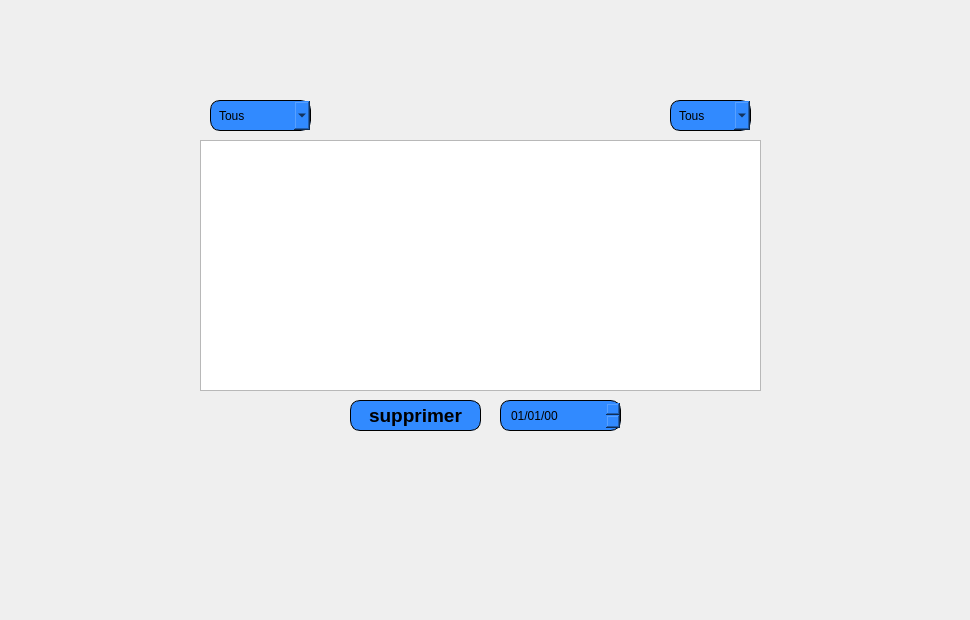
     <widget class="QWidget" name="tab_15">
      <attribute name="icon">
       <iconset>
        <normaloff>:/images/clock.png</normaloff>:/images/clock.png</iconset>
      </attribute>
      <attribute name="title">
       <string>Historique</string>
      </attribute>
      <widget class="QComboBox" name="combo_action">
       <property name="geometry">
        <rect>
         <x>210</x>
         <y>100</y>
         <width>101</width>
         <height>31</height>
        </rect>
       </property>
       <property name="styleSheet">
        <string notr="true">	border: 1px solid black;
border-radius: 10px;
padding: 0 8px;
background: #318aff;
font: bold, &quot;Arial&quot;;;
text-align:center;</string>
       </property>
       <item>
        <property name="text">
         <string>Tous</string>
        </property>
       </item>
       <item>
        <property name="text">
         <string>Ajout</string>
        </property>
       </item>
       <item>
        <property name="text">
         <string>Modification</string>
        </property>
       </item>
       <item>
        <property name="text">
         <string>Suppression</string>
        </property>
       </item>
      </widget>
      <widget class="QListView" name="listhistorique">
       <property name="geometry">
        <rect>
         <x>200</x>
         <y>140</y>
         <width>561</width>
         <height>251</height>
        </rect>
       </property>
      </widget>
      <widget class="QLabel" name="label_history">
       <property name="geometry">
        <rect>
         <x>180</x>
         <y>90</y>
         <width>621</width>
         <height>351</height>
        </rect>
       </property>
       <property name="text">
        <string/>
       </property>
       <property name="pixmap">
        <pixmap>:/images/imf.jpg</pixmap>
       </property>
      </widget>
      <widget class="QLabel" name="label_historys">
       <property name="geometry">
        <rect>
         <x>0</x>
         <y>0</y>
         <width>961</width>
         <height>611</height>
        </rect>
       </property>
       <property name="text">
        <string/>
       </property>
       <property name="pixmap">
        <pixmap>:/images/haya.png</pixmap>
       </property>
      </widget>
      <widget class="QDateEdit" name="dateEdit_history">
       <property name="geometry">
        <rect>
         <x>500</x>
         <y>400</y>
         <width>121</width>
         <height>31</height>
        </rect>
       </property>
       <property name="styleSheet">
        <string notr="true">	border: 1px solid black;
border-radius: 10px;
padding: 0 8px;
background: #318aff;
font: bold, &quot;Arial&quot;;;
text-align:center;</string>
       </property>
       <property name="displayFormat">
        <string>dd/MM/yy</string>
       </property>
      </widget>
      <widget class="QPushButton" name="pushButton_supphistory">
       <property name="geometry">
        <rect>
         <x>350</x>
         <y>400</y>
         <width>131</width>
         <height>31</height>
        </rect>
       </property>
       <property name="font">
        <font>
         <family>Arial</family>
         <pointsize>14</pointsize>
         <weight>75</weight>
         <italic>false</italic>
         <bold>true</bold>
        </font>
       </property>
       <property name="styleSheet">
        <string notr="true">	border: 1px solid black;
border-radius: 10px;
padding: 0 8px;
background: #318aff;
font: bold, &quot;Arial&quot;;;
text-align:center;</string>
       </property>
       <property name="text">
        <string>supprimer</string>
       </property>
       <property name="icon">
        <iconset>
         <normaloff>:/images/Erase.png</normaloff>:/images/Erase.png</iconset>
       </property>
      </widget>
      <widget class="QComboBox" name="comboBox_mp">
       <property name="geometry">
        <rect>
         <x>670</x>
         <y>100</y>
         <width>81</width>
         <height>31</height>
        </rect>
       </property>
       <property name="styleSheet">
        <string notr="true">	border: 1px solid black;
border-radius: 10px;
padding: 0 8px;
background: #318aff;
font: bold, &quot;Arial&quot;;;
text-align:center;</string>
       </property>
       <item>
        <property name="text">
         <string>Tous</string>
        </property>
       </item>
       <item>
        <property name="text">
         <string>Produit</string>
        </property>
       </item>
       <item>
        <property name="text">
         <string>Magasin</string>
        </property>
       </item>
      </widget>
      <zorder>label_historys</zorder>
      <zorder>label_history</zorder>
      <zorder>combo_action</zorder>
      <zorder>listhistorique</zorder>
      <zorder>dateEdit_history</zorder>
      <zorder>pushButton_supphistory</zorder>
      <zorder>comboBox_mp</zorder>
     </widget>
